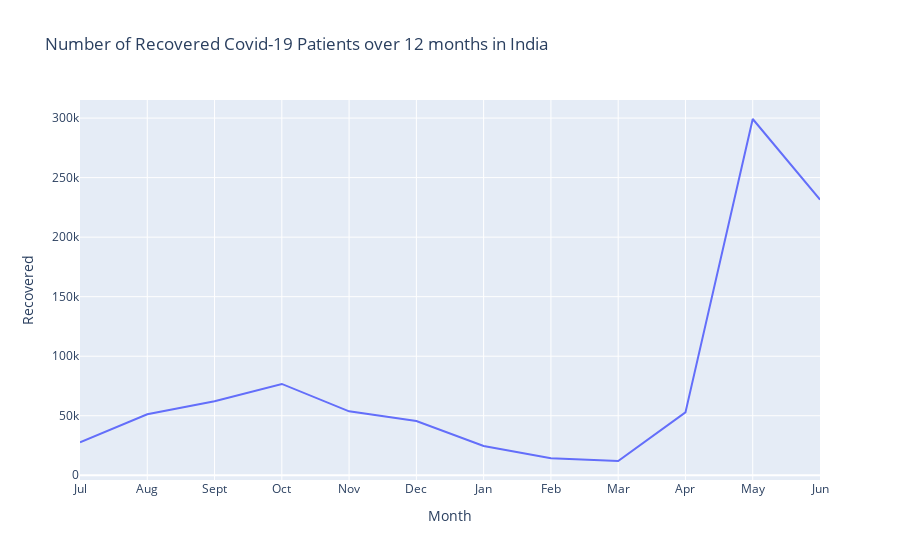

The notebook cell saved with this chart:
### Code cell
#DAY 5
#Plot a Line chart for The total number of recovered Covid-19 cases in a maximum of 12 months in India
import plotly.express as px
import pandas as pd
import plotly

rec=pd.read_excel('C:\\Users\\HP\Documents\\DataSet.xlsx',sheet_name='recovery')
month=rec['Month']
recovered=rec['Recovered']
line_plot=px.line(rec,x=month,y=recovered,title="Number of Recovered Covid-19 Patients over 12 months in India")
line_plot.show()

### Figure 1 — Plotly figure (JSON) as saved in the notebook; plotly's stock layout.template omitted (floating-point values rounded to 4 significant figures)
{"data": [{"hovertemplate": "Month=%{x}<br>Recovered=%{y}<extra></extra>", "legendgroup": "", "line": {"color": "#636efa", "dash": "solid"}, "mode": "lines", "name": "", "orientation": "v", "showlegend": false, "type": "scatter", "x": ["Jul", "Aug", "Sept", "Oct", "Nov", "Dec", "Jan", "Feb", "Mar", "Apr", "May", "Jun", null], "xaxis": "x", "y": [27691, 51232, 62144, 76721, 53702, 45580, 24598, 14256, 11990, 52836, 299238, 231488, 54565], "yaxis": "y"}], "layout": {"legend": {"tracegroupgap": 0}, "title": {"text": "Number of Recovered Covid-19 Patients over 12 months in India"}, "xaxis": {"anchor": "y", "domain": [0, 1], "title": {"text": "Month"}}, "yaxis": {"anchor": "x", "domain": [0, 1], "title": {"text": "Recovered"}}}}
